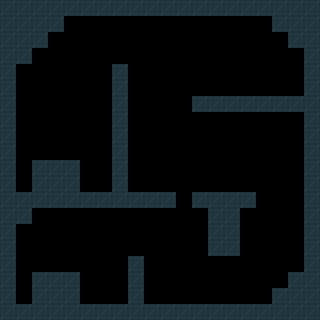

A 2D game scene composited from a Tiled map and its tileset images. What follows is a short description and the map's XML, with each tile layer's data collapsed to a summary:
An orthogonal 20x20 tile map with 16x16 px tiles, 1 tile layer (texture) and 21 objects.

<map version="1.0" orientation="orthogonal" renderorder="left-down" width="20" height="20" tilewidth="16" tileheight="16" nextobjectid="23">
 <tileset firstgid="1" name="testBloc" tilewidth="16" tileheight="16" tilecount="1">
  <image source="testBloc.png" width="16" height="16" />
 </tileset>
 <layer name="texture" width="20" height="20">
  <data>[400 cells, 139 non-empty, 1 distinct tile ids]</data>
 </layer>
 <objectgroup name="objects">
  <object id="1" x="-0.0317711" y="0.687497" width="15.9906" height="319.813" />
  <object id="2" x="16" y="0" width="304" height="16" />
  <object id="3" x="304" y="16" width="16" height="304" />
  <object id="4" x="16" y="304" width="288" height="16" />
  <object id="5" x="32" y="272" width="48" height="32" />
  <object id="6" x="128" y="256" width="16" height="48" />
  <object id="7" x="192" y="192" width="64" height="16" />
  <object id="8" x="208" y="208" width="32" height="48" />
  <object id="9" x="288" y="272" width="16" height="32" />
  <object id="10" x="272" y="288" width="16" height="16" />
  <object id="11" x="16" y="192" width="160" height="16" />
  <object id="12" x="16" y="208" width="16" height="16" />
  <object id="13" x="32" y="160" width="48" height="32" />
  <object id="14" x="112" y="64" width="16" height="128" />
  <object id="15" x="192" y="96" width="112" height="16" />
  <object id="16" x="272" y="16" width="32" height="16" />
  <object id="17" x="288" y="32" width="16" height="16" />
  <object id="18" x="16" y="16" width="48" height="16" />
  <object id="19" x="16" y="32" width="32" height="16" />
  <object id="20" x="16" y="48" width="16" height="16" />
 </objectgroup>
 <objectgroup name="player">
  <object id="21" x="32" y="268.219" width="0.15625" height="0.15625" />
 </objectgroup>
</map>